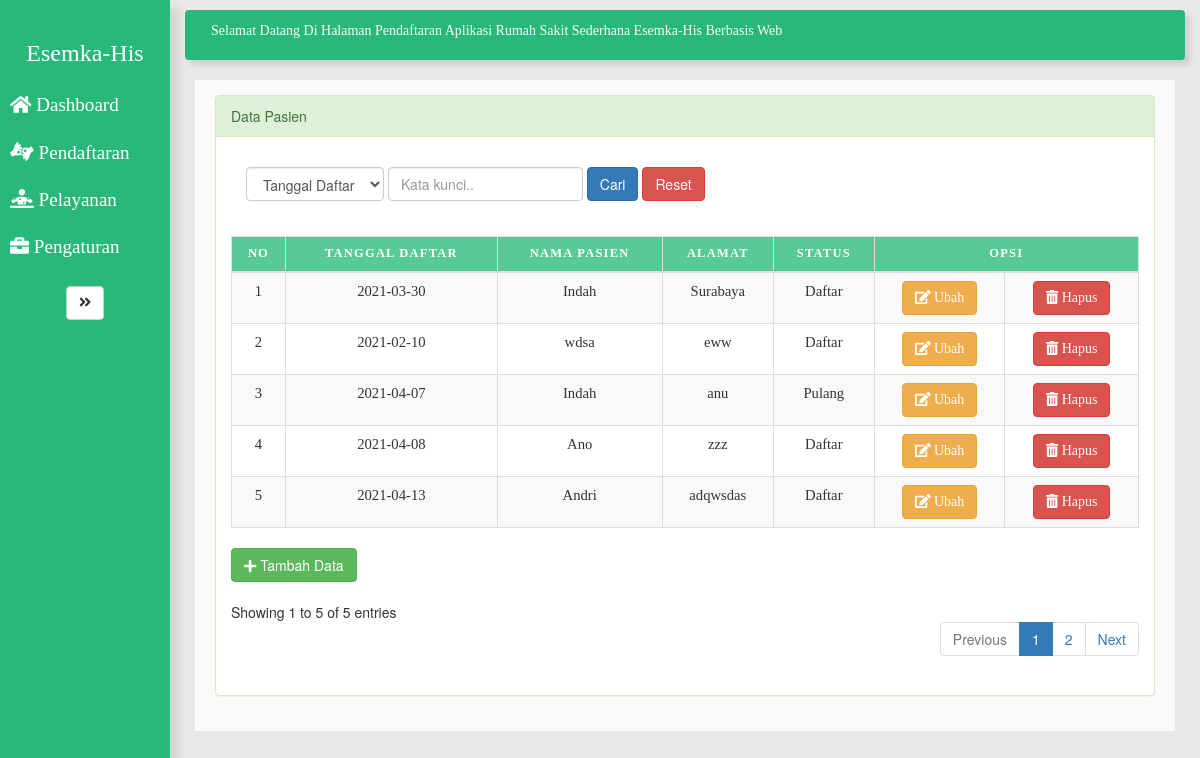
Page /admin/pendaftaran.php on the committed database.
### tables this page shows
CREATE TABLE `pasien` (
  `id_pasien` int(11) NOT NULL,
  `tgl_daftar` date NOT NULL,
  `nama_dokter` text NOT NULL,
  `nama_poli` text NOT NULL,
  `nama_pasien` text NOT NULL,
  `tgl_lahir` date NOT NULL,
  `jk` text NOT NULL,
  `alamat` text NOT NULL,
  `no_hp` text NOT NULL,
  `status` text NOT NULL
);

### admin/pendaftaran.php (the view, shortened to what this page needs)
<!DOCTYPE html>
<html lang="en">
<head>
	<link rel="stylesheet" href="style.css">
	<link rel="stylesheet" href="https://maxcdn.bootstrapcdn.com/bootstrap/3.4.0/css/bootstrap.min.css">
</head>
<body>
	<div class="wrapper">
		<nav id="sidebar">
				<div class="sidebar-header">
					<a href="index.php"><h3>Esemka-His</h3>
					</a>
				</div>
				<ul class="list-unstyled components">
					<li>
						<a href="index.php">
							<i class="fas fa-home"></i>
							Dashboard
						</a>
					</li>
					<li>
						<a href="pendaftaran.php">
							<i class="fas fa-american-sign-language-interpreting"></i>
							Pendaftaran
						</a>
					</li>
					<li>
						<a href="pelayanan.php">
							<i class="fas fa-diagnoses"></i>
							Pelayanan
						</a>
					</li>
					<li>
						<a href="dokter.php">
							<i class="fas fa-briefcase"></i>
							Pengaturan
						</a>
					</li>
				</ul>
					<button type="button" id="sidebarCollapse" class="btn btn-default">
							<i class="fas fa-angle-double-right"></i>
					</button>
		</nav>
		<div id="content">
			<nav class="navbar navbar-expand-lg ">
                <div class="container-fluid">
				<marquee>Selamat Datang Di Halaman Pendaftaran Aplikasi Rumah Sakit Sederhana Esemka-His Berbasis Web</marquee>
				</div>
			</nav>
			<div id="page-wrapper" >
			<div style="padding: 15px 20px;background-color: #fbf9f9; min-height: 500px; margin-right: 15px; margin-left: 5px; margin-bottom: 0px;" >
            <div id="page-inner">
			<div class="row" >
    <div class="col-md-12">
        <div class="panel panel-success">
            <div class="panel-heading">
			Data Pasien   </div>
                        <div class="panel-body">
				<div class="panel-body" >
				<form class="form-inline" >
					<div class="form-group">
					<select class="form-control" id="Kolom" name="Kolom" required="">
						<?php
						$kolom=(isset($_GET['Kolom']))? $_GET['Kolom'] : "";
						?>
						<option value="tgl_daftar" <?php if ($kolom=="tgl_daftar") echo "selected"; ?>>Tanggal Daftar</option>
					</select>
					</div>
					<div class="form-group">
					<input type="text" class="form-control" id="KataKunci" name="KataKunci" placeholder="Kata kunci.." required="" value="<?php if (isset($_GET['KataKunci']))  echo $_GET['KataKunci']; ?>">
					</div>
					<button type="submit" class="btn btn-primary">Cari</button>
					<a href="pendaftaran.php" class="btn btn-danger">Reset</a>
				</form>
				</div>
			 <table class="table table-striped table-bordered table-hover" id="dataTables-example">
								<thead>
							<tr>
								<th>No</th>
								<th>Tanggal Daftar</th>
								<th>Nama Pasien</th>
								<th>Alamat</th>
								<th>Status</th>
								<th colspan="2">Opsi</th>
						</tr>
						</thead>
						<tbody>
							<?php
								include '../config.php';
								$page = (isset($_GET['page']))? (int) $_GET['page'] : 1;
								$kolomCari=(isset($_GET['Kolom']))? $_GET['Kolom'] : "";
								$kolomKataKunci=(isset($_GET['KataKunci']))? $_GET['KataKunci'] : "";
								$limit = 5;
								$limitStart = ($page - 1) * $limit;
								if($kolomCari=="" && $kolomKataKunci==""){
									$data = mysqli_query($koneksi,"SELECT * FROM pasien LIMIT ".$limitStart.",".$limit);
								}else{
										$data = mysqli_query($koneksi, "SELECT * FROM pasien WHERE $kolomCari LIKE '%$kolomKataKunci%' LIMIT ".$limitStart.",".$limit);
									}
								$no = $limitStart + 1;
									while($d = mysqli_fetch_array($data)){
								?>
								<tr>
									<td><?php echo $no++; ?></td>
									<td><?php echo $d["tgl_daftar"]; ?></td>
									<td><?php echo $d["nama_pasien"]; ?></td>
									<td><?php echo $d["alamat"]; ?></td>
									<td><?php echo $d["status"]; ?></td>
									<td><a href="form_ubah.php?id=<?php echo $d['id_pasien']; ?>" class="btn btn-warning" ><i class="fas fa-edit"></i> Ubah</a></td>
									<td><a onclick="return confirm('Apakah anda yakin akan menghapus data ini?')" href="hapus.php?id=<?php echo $d['id_pasien']; ?>" class="btn btn-danger" ><i class="fas fa-trash-alt"></i> Hapus</a>
								</tr>
								<?php
								}
								?>
							</tbody>
                            </div></div></div>
                        </div>
					</div>
				</div>
			</div>
			<div >
			<button type="button" name="age" id="age" data-toggle="modal" data-target="#add_data_Modal" class="btn btn-success"><i class="fa fa-plus"></i> Tambah Data</button>
			</div></br>
<div class="row"><div class="col-sm-6"><div class="dataTables_info" id="dataTables-example_info" role="alert" aria-live="polite" aria-relevant="all">Showing 1 to 5 of 5 entries</div></div><div class="col-sm-6">
<div align="right">
    <ul class="pagination">
      <?php
        if($page == 1){
      ?>
        <li class="disabled"><a href="#">Previous</a></li>
      <?php
        }
      ?>
	  <?php
	 		if($kolomCari=="" && $kolomKataKunci==""){
				$data = mysqli_query($koneksi,"SELECT * FROM pasien ");
			}else{
					$data = mysqli_query($koneksi, "SELECT * FROM pasien WHERE $kolomCari LIKE '%$kolomKataKunci%'");
				}
        $JumlahData = mysqli_num_rows($data);
        $jumlahPage = ceil($JumlahData / $limit);
        $jumlahNumber = 1;
        $startNumber = ($page > $jumlahNumber)? $page - $jumlahNumber : 1;
        $endNumber = ($page < ($jumlahPage - $jumlahNumber))? $page + $jumlahNumber : $jumlahPage;
		for($i = $startNumber; $i <= $endNumber; $i++){
			$linkActive = ($page == $i)? ' class="active"' : '';
			if($kolomCari=="" && $kolomKataKunci==""){
	  ?>
		          <li<?php echo $linkActive; ?>><a href="pendaftaran.php?page=<?php echo $i; ?>"><?php echo $i; ?></a></li>
				  <?php
        }else{
          ?>
          <li<?php echo $linkActive; ?>><a href="pendaftaran.php?Kolom=<?php echo $kolomCari;?>&KataKunci=<?php echo $kolomKataKunci;?>&page=<?php echo $i; ?>"><?php echo $i; ?></a></li>
          <?php
        }
      }
      ?>
      <?php
       if($page == $jumlahPage){
      ?>
        <li class="disabled"><a href="#">Next</a></li>
      <?php
      }
      else{
        $linkNext = ($page < $jumlahPage)? $page + 1 : $jumlahPage;
       if($kolomCari=="" && $kolomKataKunci==""){
          ?>
            <li><a href="pendaftaran.php?page=<?php echo $linkNext; ?>">Next</a></li>
       <?php
          }else{
        ?>
           <li><a href="pendaftaran.php?Kolom=<?php echo $kolomCari;?>&KataKunci=<?php echo $kolomKataKunci;?>&page=<?php echo $linkNext; ?>">Next</a></li>
      <?php
        }
      }
      ?>
		</div>
	</div>
</body>
</html>

### admin/style.css (style rules this page uses)
body { font-family: 'Poppins', sans-serif; background: #999; }
a, a:hover, a:focus { color: inherit; text-decoration: none; transition: all 0.3s; }
.navbar { padding: 10px; font-family: 'Times New Roman', Times, serif; color: #fafafa; background: rgb(40, 184, 122); border:none; border-radius: 0; margin-left: -5px; margin-right: 5px; box-shadow: 5px 5px 5px rgba(0, 0, 0, 0.1); }
.wrapper { display: flex; align-items: stretch; background: rgb(232, 232, 232); }
#sidebar { font-family: 'Times New Roman', Times, serif; text-align: center; font-size: 13pt; color: #fff; min-width: 170px; max-width: 180px; background: rgb(40, 184, 122); transition: all 0.3s; outline: 0px; box-shadow: 8px 8px 8px rgba(0, 0, 0, 0.1); }
#sidebar ul li a { text-align: left; color: #fff; font-family: 'Times New Roman', Times, serif; }
#sidebar .sidebar-header h3 { padding-top: 20px; background: rgb(40, 184, 122); color: #fff; font-family: 'Times New Roman', Times, serif; }
#sidebar ul.components { padding: 5px 0; border-bottom: 1px solid rgb(40, 184, 122); }
#sidebar ul li a { padding: 10px; font-size: 1.1em; display: block; }
#content { width: 100%; padding: 10px; padding-left: 20px; min-height: 100vh; transition: all 0.3s; }
table { margin: 0; padding: 0; width: 100%; font-family: 'Times New Roman', Times, serif; font-size: 11pt; }
table tr { padding: .35em; }
table td { padding: .625em; text-align: center; }
table th { text-align: center; font-size: .85em; letter-spacing: .1em; text-transform: uppercase; color: rgb(255, 255, 255); background-color: rgb(88, 202, 153); }

### rows in the picture
pasien: tgl_daftar "2021-03-30", nama_pasien "Indah", alamat "Surabaya", status "Daftar"
pasien: tgl_daftar "2021-02-10", nama_pasien "wdsa", alamat "eww", status "Daftar"
pasien: tgl_daftar "2021-04-07", nama_pasien "Indah", alamat "anu", status "Pulang"
pasien: tgl_daftar "2021-04-08", nama_pasien "Ano", alamat "zzz", status "Daftar"
pasien: tgl_daftar "2021-04-13", nama_pasien "Andri", alamat "adqwsdas", status "Daftar"
